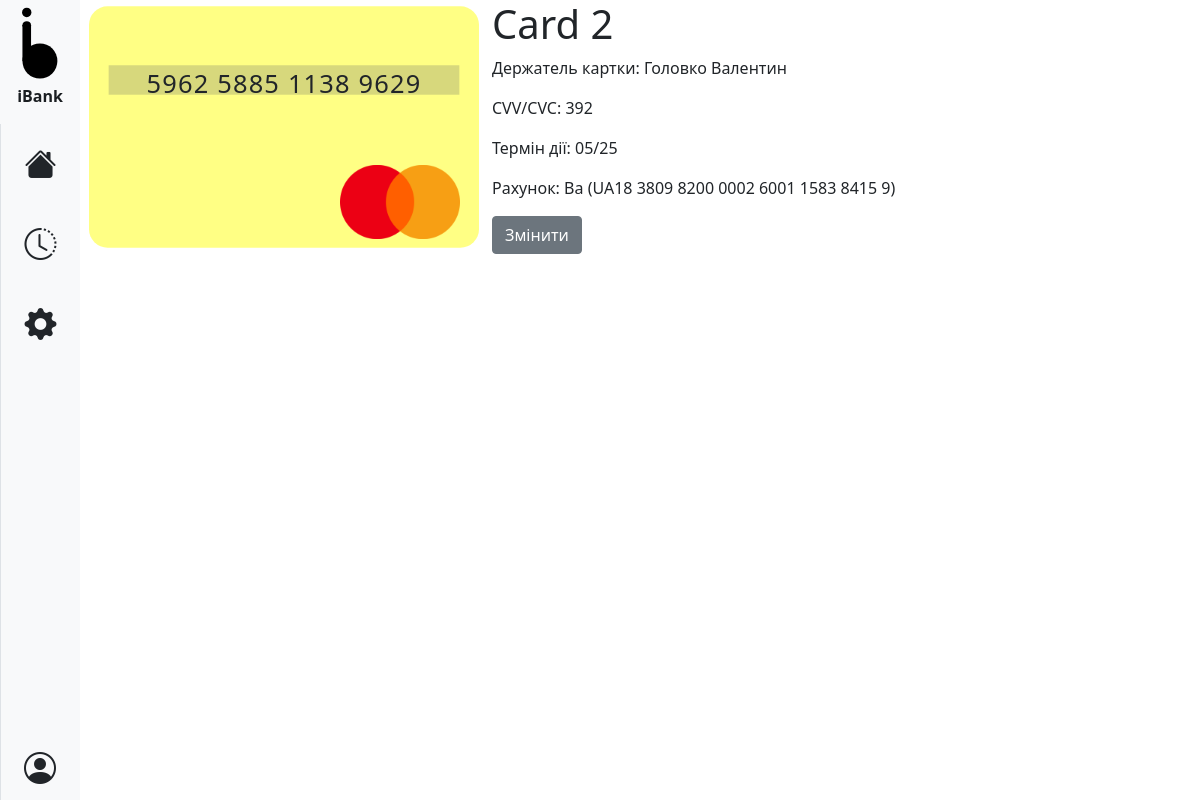
The app's page /cards/6 (signed in) with its own data.
### bank/models.py (models this page shows, shortened)
class Card(models.Model):
    title = models.CharField(_('назва картки'), max_length=100, default='Картка')
    bank_account = models.BigIntegerField(_('банківський рахунок'), null=True)
    card_number = models.CharField(_('номер картки'), max_length=19, unique=True)
    expiry_date = models.CharField(_('термін дії'), max_length=5)
    payment_system = models.CharField(_('платіжна система'), choices=[('visa', 'Visa'), ('mastercard', 'Mastercard')],
                                      max_length=10)
    cvv = models.CharField(max_length=3)
    cardholder_name = models.CharField(_("ім'я власника картки"), max_length=30)
    cardholder_surname = models.CharField(_('прізвище власника картки'), max_length=30)
    cardholder_email = models.EmailField(_('електронна адреса власника картки'), null=True)
    color = models.CharField(_('колір картки'), choices=[('blue', 'Cиній'), ('cyan', 'Бірюзовий'), ('green', 'Зелений'),
                             ('grey', 'Сірий'), ('magenta', 'Пурпурний'), ('orange', 'Оранжевий'),
                             ('purple', 'Фіолетовий'), ('red', 'Червоний'), ('yellow', 'Жовтий')], max_length=9,
                             default='blue')
    def beautiful_number(self):
        num = self.card_number
        return num[0:4] + ' ' + num[4:8] + ' ' + num[8:12] + ' ' + num[12:16]
    class Meta:
        verbose_name = _('картка')
        verbose_name_plural = _('картки')

class BankAccount(models.Model):
    title = models.CharField(_("назва банківського рахунку"), max_length=100, default='Картка')
    name = models.CharField(_("ім'я власника рахунку"), max_length=30)
    surname = models.CharField(_('прізвище власника рахунку'), max_length=30)
    patronymic = models.CharField(_('по-батькові власника рахунку'), max_length=30)
    iban = models.CharField(_('iban'), max_length=29, unique=True)
    currency = models.CharField(_('валюта'), max_length=3)
    balance = models.CharField(_('баланс'), max_length=100)
    email = models.EmailField(_('електронна адреса'), null=True)
    def beautiful_iban(self):
        iban = self.iban
        return iban[0:4] + ' ' + iban[4:8] + ' ' + iban[8:12] + ' ' + iban[12:16] + ' ' + iban[16:20] + ' ' \
                         + iban[20:24] + ' ' + iban[24:28] + ' ' + iban[28]
    class Meta:
        verbose_name = _('банківський рахунок')
        verbose_name_plural = _('банківські рахунки')

### bank/views.py (the view)
# urls.py: path('cards/<int:card_id>', views.card_page, name='card page'),
@login_required(redirect_field_name=None)
def card_page(request, card_id):
    user = request.user
    try:
        card = Card.objects.get(id=card_id)
    except Card.DoesNotExist:
        request.session['error'] = 'Такої карти не існує!'
        return HttpResponseRedirect('../')
    if user.email == card.cardholder_email:
        card_ba = BankAccount.objects.get(id=card.bank_account)
        try:
            error = request.session['error']
            del request.session['error']
        except KeyError:
            error = None
        try:
            success = request.session['success']
            del request.session['success']
        except KeyError:
            success = None
        context = {'error': error, 'success': success,
                   'card': {'number': card.beautiful_number(), 'title': card.title, 'bank_account': card_ba.beautiful_iban(),
                            'ba_title': card_ba.title, 'color': card.color, 'payment_system': card.payment_system,
                            'cardholder': f'{card.cardholder_surname} {card.cardholder_name}', 'cvv': card.cvv,
                            'expiry_date': card.expiry_date, 'id': card.id}}
        return render(request, 'card_page.html', context)
    else:
        request.session['error'] = 'Ви не є власником цієї картки!'
        return HttpResponseRedirect('../')

### bank/templates/card_page.html (shortened to what this page needs)
{% extends 'base.html' %}
{% block page %}{% load static %}
    <div class="row row-cols-1 row-cols-md-2 g-3 w-100 ps-2">
        <div class="card text-center">
            <img class="card-color" src="{% static 'images/cards/color/'|add:card.color|add:'.svg' %}">
            <img class="card-payment-system" src="{% static 'images/cards/payment_system/'|add:card.payment_system|add:'.png' %}">
            <p class="card-num"> {{ card.number }}</p>
        </div>
        <div class="col">
            <h1>{{ card.title }}</h1>
            <p>Держатель картки: {{ card.cardholder }}</p>
            <p>CVV/CVC: {{ card.cvv }}</p>
            <p>Термін дії: {{ card.expiry_date }}</p>
            <p>Рахунок: {{ card.ba_title }} ({{ card.bank_account }})</p>
            <a type="button" href="edit/{{ card.id }}" class="btn btn-secondary">Змінити</a>
        </div>
    </div>
{% endblock %}

### records on screen
Card: color (picture), payment_system (picture), cvv "392", expiry_date "05/25"
BankAccount: ba_title "Ba"

### other values on screen
{{ card.number }} "5962 5885 1138 9629"
{{ card.cardholder }} "Головко Валентин"
{{ card.bank_account }} "UA18 3809 8200 0002 6001 1583 8415 9"
